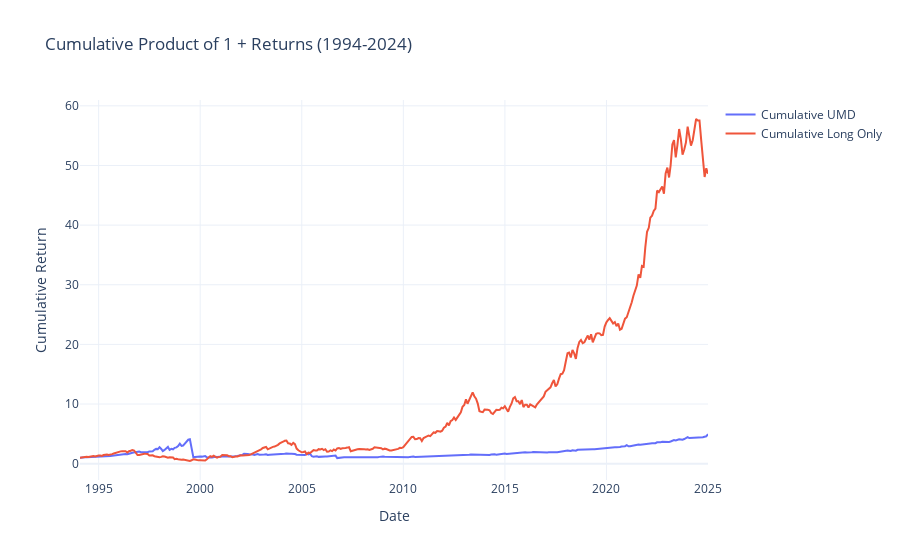

This figure's notebook cell:
### Markdown cell above
No, long only momentum is not as diversifying as it has a 93.5% correlation with the market and 21% with value.

### Code cell
import plotly.graph_objects as go

r_mom_ff['Cumulative UMD'] = (1 + r_mom_ff['UMD']).cumprod()
r_mom_ff['Cumulative Long Only'] = (1 + r_mom_ff['Long Only']).cumprod()

fig = go.Figure()

fig.add_trace(go.Scatter(x=subsample.index, y=r_mom_ff['Cumulative UMD'],
                         mode='lines', name='Cumulative UMD'))

fig.add_trace(go.Scatter(x=subsample.index, y=r_mom_ff['Cumulative Long Only'],
                         mode='lines', name='Cumulative Long Only'))

fig.update_layout(title="Cumulative Product of 1 + Returns (1994-2024)",
                  xaxis_title="Date",
                  yaxis_title="Cumulative Return",
                  template="plotly_white")

fig.show()

### Figure 1 — Plotly figure (JSON) as saved in the notebook; plotly's stock layout.template omitted (floating-point values rounded to 4 significant figures; data arrays with more than 128 entries replaced by an {"elided": "..."} marker saying what was removed)
{"data": [{"mode": "lines", "name": "Cumulative UMD", "type": "scatter", "x": {"elided": "372 str values"}, "y": {"elided": "1173 float values"}}, {"mode": "lines", "name": "Cumulative Long Only", "type": "scatter", "x": {"elided": "372 str values"}, "y": {"elided": "1173 float values"}}], "layout": {"autosize": true, "title": {"text": "Cumulative Product of 1 + Returns (1994-2024)"}, "xaxis": {"autorange": true, "range": ["1994-01-31", "2024-12-31"], "title": {"text": "Date"}, "type": "date"}, "yaxis": {"autorange": true, "range": [-2.742, 60.98], "title": {"text": "Cumulative Return"}, "type": "linear"}}}
